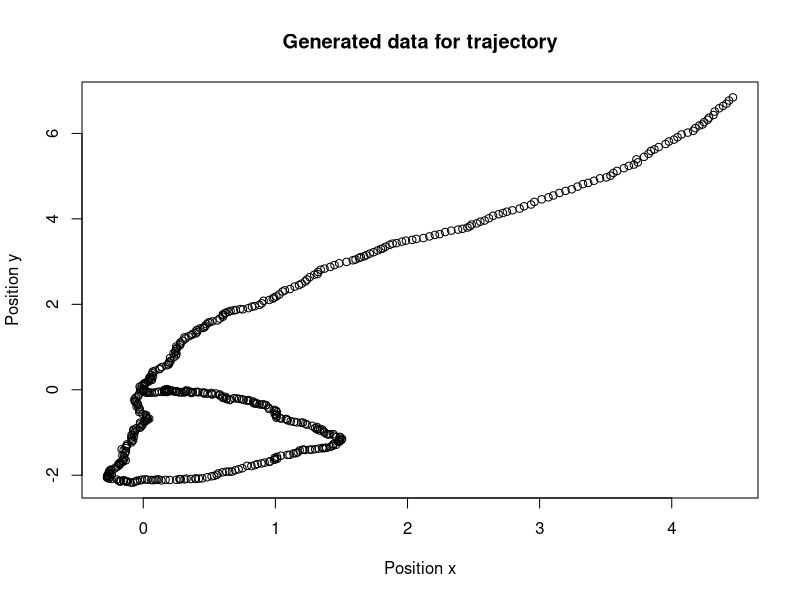
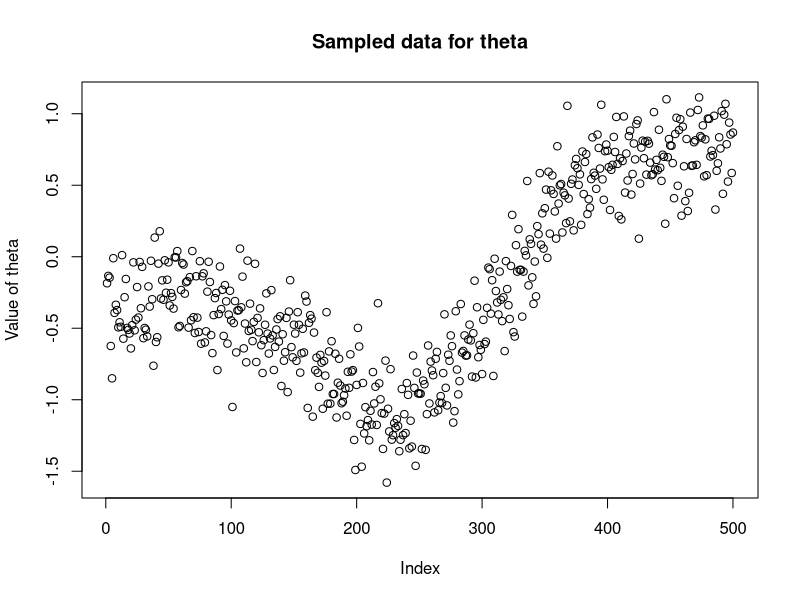
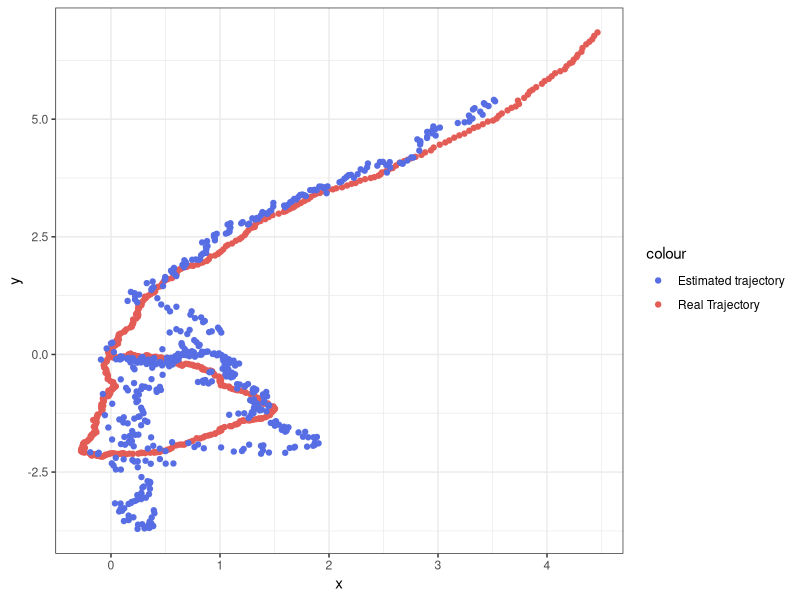
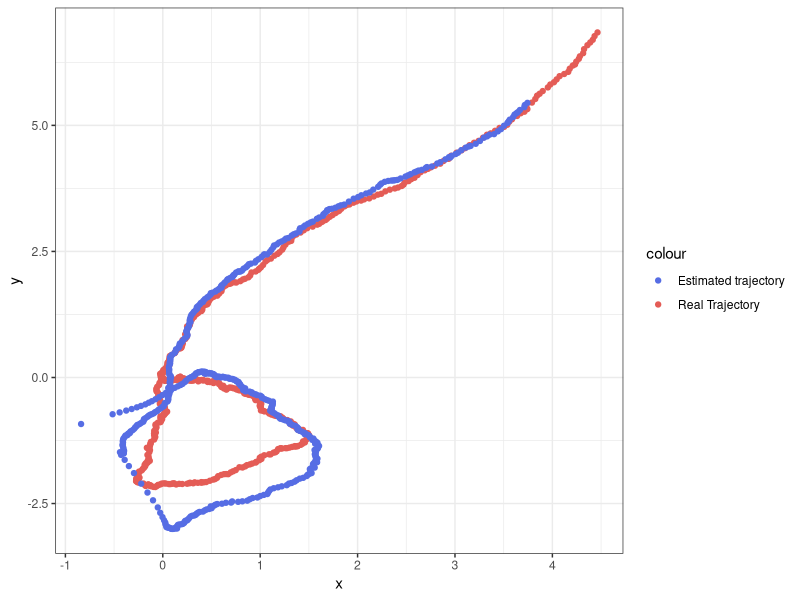

Here is the R script that generated these plots, in order:
## ---- chunk 1
knitr::opts_chunk$set(echo = TRUE)
## ---- chunk 2
rm(list=ls())
library(MASS)

#-- Setting parameters
delta <- 0.01
q_1 <- q_2 <- 0.1
Q <- matrix(c((q_1*delta**3/3),0,(q_1*delta**2/2),0,
              0,(q_2*delta**3/3),0,(q_2*delta**2/2), 
              (q_1*delta**2/2),0,q_1*delta,0,
              0,(q_2*delta**2/2),0, q_2*delta), nrow = 4, byrow = TRUE)

#-- Define multivariate Gaussian noise of the state space model
k <- 500
q_k <- t(mvrnorm(k, rep(0,4), sqrt(Q)))
x <- x_dot <- y <- y_dot <- rep(0,k)

for (i in 1:k){
  
  #-- Initial values
  if (i==1){
    x[i] <- 0
    y[i] <- 0
    y_dot[i] <- 0
    x_dot[i] <- 1
  }
  
  #-- Implementing state space model and adding noise
  #-- note we add each element of the noise matrix to
  #-- its corresponding value.
  else {
    x[i] <- x[i-1] + delta*x_dot[i-1] + q_k[1,i]
    y[i] <- y[i-1] + delta*y_dot[i-1] + q_k[2,i]
    x_dot[i] <- x_dot[i-1] + q_k[3,i]
    y_dot[i] <- y_dot[i-1] + q_k[4,i]
  }
}
## ---- chunk 3
#-- plot the generated trajectory x,y 
plot(x,y, main = "Generated data for trajectory",
     xlab = "Position x",
     ylab = "Position y")
## ---- chunk 4
theta_1 <- rep(0,k)
sigma <- 0.05

for (i in 1:k){
  theta_1[i] <- atan((y[i]-0.5)/(x[i]+1.5)) + rnorm(1, mean = 0, sd = sqrt(sigma))
}

plot(theta_1, main = "Sampled data for theta", ylab = "Value of theta")
## ---- chunk 5
##----------Function to compute C_k

C_k <-function(x,y,sx,sy){
  res<-rep(0,4)
  res[1]<- (sy-y)/((x-sx)^2+(y-sy)^2)
  res[2]<-(x-sx)/((x-sx)^2+(y-sy)^2)
  return(res)
}

##----------Function to compute D_k

D_k <-function(x,y,sx,sy){
  f<-atan((y-sy)/(x-sx))
  res<-f-x*(sy-y)/((x-sx)^2+(y-sy)^2)-
    y*(x-sx)/((x-sx)^2+(y-sy)^2)
  return(res)
}
## ---- chunk 6
##-----------Initialization
A<-matrix(c(1,0,0,0,0,1,0,0,delta,0,1,0,0,delta,0,1),nrow = 4)
sx1<-(-1.5)
sy1<-0.5
X.HAT<-matrix(rep(NA,4*k),nrow=4)
P<-0.01*diag(1,4)
X.HAT[,1]<-mvrnorm(1,c(0,0,1,0),P)
## ---- chunk 7
for (t in 2:k){

  ##---------------Prediction Step
  Xmin<-A%*%X.HAT[,(t-1)]
  Pmin<-A%*%P%*%t(A)+Q
  C<-t(as.matrix(C_k(Xmin[1],Xmin[2],sx1,sy1)))
  D<-D_k(Xmin[1],Xmin[2],sx1,sy1)
  thetamin<-as.numeric(C%*%Xmin+D)

  ##--------------Correction Step
  K<-Pmin%*%t(C)%*%solve((C%*%Pmin%*%t(C)+sigma^2))
  X.HAT[,t]<-Xmin+K*(theta_1[t]-thetamin)
  P<-(diag(1,4)-K%*%C)%*%Pmin
}
## ---- chunk 8
x.hat<-X.HAT[1,]
y.hat<-X.HAT[2,]

df<-cbind.data.frame(Time=(1:k),x,y,x.hat,y.hat)
## ---- chunk 9
library(ggplot2)
ggplot(data = df)+geom_point(aes(x=x,y=y,color="Real"))+
  geom_point(aes(x=x.hat,y=y.hat,color="Estimate"))+
  scale_color_manual(values=c("Real"="#E45C56","Estimate"="#566DE4"),
                     labels=c("Estimated trajectory","Real Trajectory")) + theme_bw()
## ---- chunk 10
J_k2<-function(x,y,sx1,sy1,sx2,sy2){
  ##---------------------------------------Jacobian Matrix
  res<-matrix(rep(NA,4),nrow = 2)
  res[1,1]<-(sy1-y)/((x-sx1)^2+(y-sx1)^2)
  res[1,2]<-(x-sx1)/((x-sx1)^2+(y-sx1)^2)
  res[2,1]<-(sy2-y)/((x-sx2)^2+(y-sx2)^2)
  res[2,2]<-(x-sx2)/((x-sx2)^2+(y-sx2)^2)
  return(res)
}

C_k2<-function(x,y,sx1,sy1,sx2,sy2){
  ##-----------------------------------------Linear Function in the model
  res<-matrix(rep(0,8),nrow=2)
  res[,(1:2)]<-J_k2(x,y,sx1,sy1,sx2,sy2)
  return(res)
}

D_k2<-function(x,y,sx1,sy1,sx2,sy2){
  ##----------------------------------------Constant Part in the model
  f<-c(atan((y-sy1)/(x-sx1)),atan((y-sy2)/(x-sx2)))
  res<-f-J_k2(x,y,sx1,sy1,sx2,sy2)%*%as.matrix(c(x,y))
  return(res)
}
## ---- chunk 11
sy2<-sx2<--1
R<-matrix(rep(NA,2*k),nrow = 2)

for (i in 1:k){
  R[,i]<-rnorm(2,0,sigma)
}

theta_2<--matrix(rep(NA,2*k),nrow = 2)

for (i in 1:k){
  theta_2[1,i]<-atan((y[i]-sy1)/(x[i]-sx1))
  theta_2[2,i]<-atan((y[i]-sy2)/(x[i]-sx2))
}

theta_2<-theta_2+R
## ---- chunk 12

##------------------Initialization

X.HAT<-matrix(rep(NA,4*k),nrow=4)
X.HAT[,1]<-mvrnorm(1,c(0,0,1,0),P)

for (t in 2:k){

  ##---------------Prediction Step
  Xmin<-A%*%X.HAT[,(t-1)]
  Pmin<-A%*%P%*%t(A)+Q
  C<-C_k2(Xmin[1],Xmin[2],sx1,sy1,sx2,sy2)
  D<-D_k2(Xmin[1],Xmin[2],sx1,sy1,sx2,sy2)
  thetamin<-C%*%Xmin+D
  ##--------------Corrction Step
  K<-Pmin%*%t(C)%*%solve((C%*%Pmin%*%t(C)+sigma^2*diag(1,2)))
  X.HAT[,t]<-Xmin+K%*%(matrix(theta_2[,t])-thetamin)
  P<-(diag(1,4)-K%*%C)%*%Pmin
}

## ---- chunk 13
x.hat<-X.HAT[1,]
y.hat<-X.HAT[2,]

df<-cbind.data.frame(Time=(1:k),x,y,x.hat,y.hat)

ggplot(data = df)+geom_point(aes(x=x,y=y,color="Real"))+
  geom_point(aes(x=x.hat,y=y.hat,color="Estimate"))+
  scale_color_manual(values=c("Real"="#E45C56","Estimate"="#566DE4"),
                     labels=c("Estimated trajectory","Real Trajectory")) + theme_bw()
